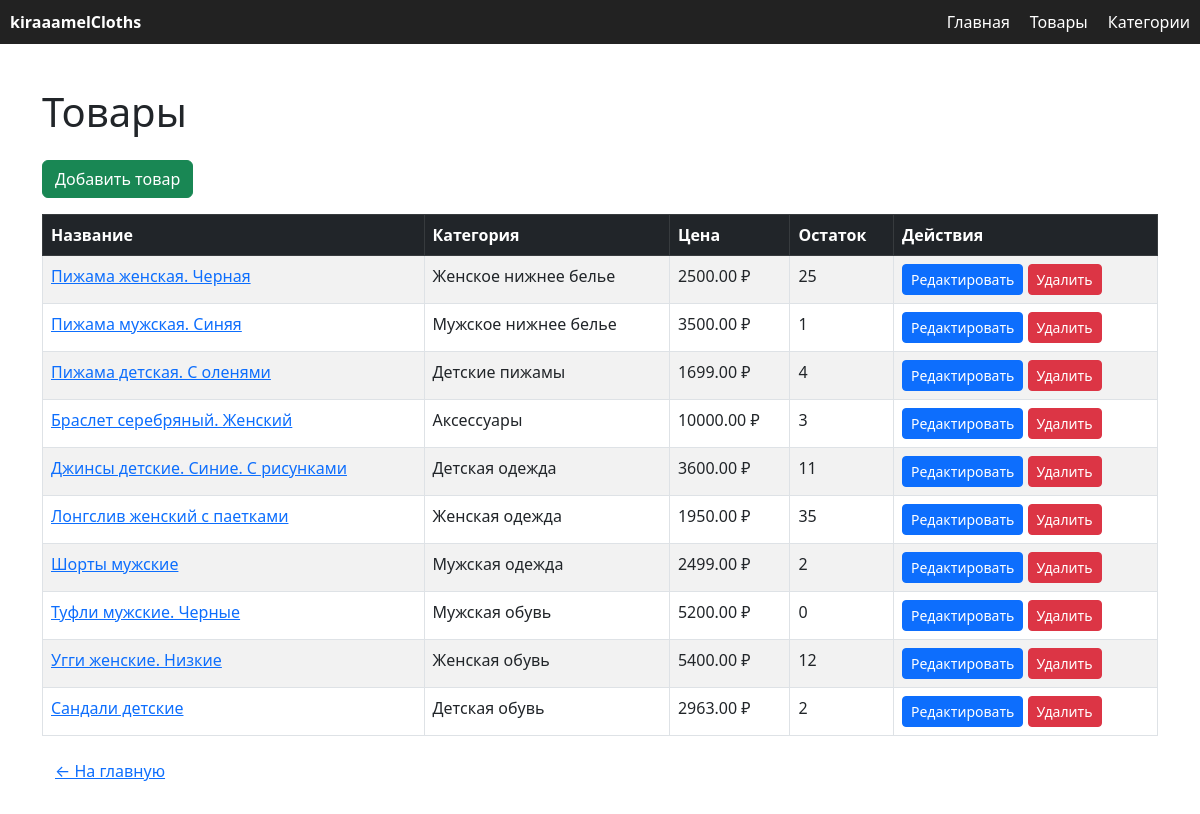
Before: /products/ with the older database file.
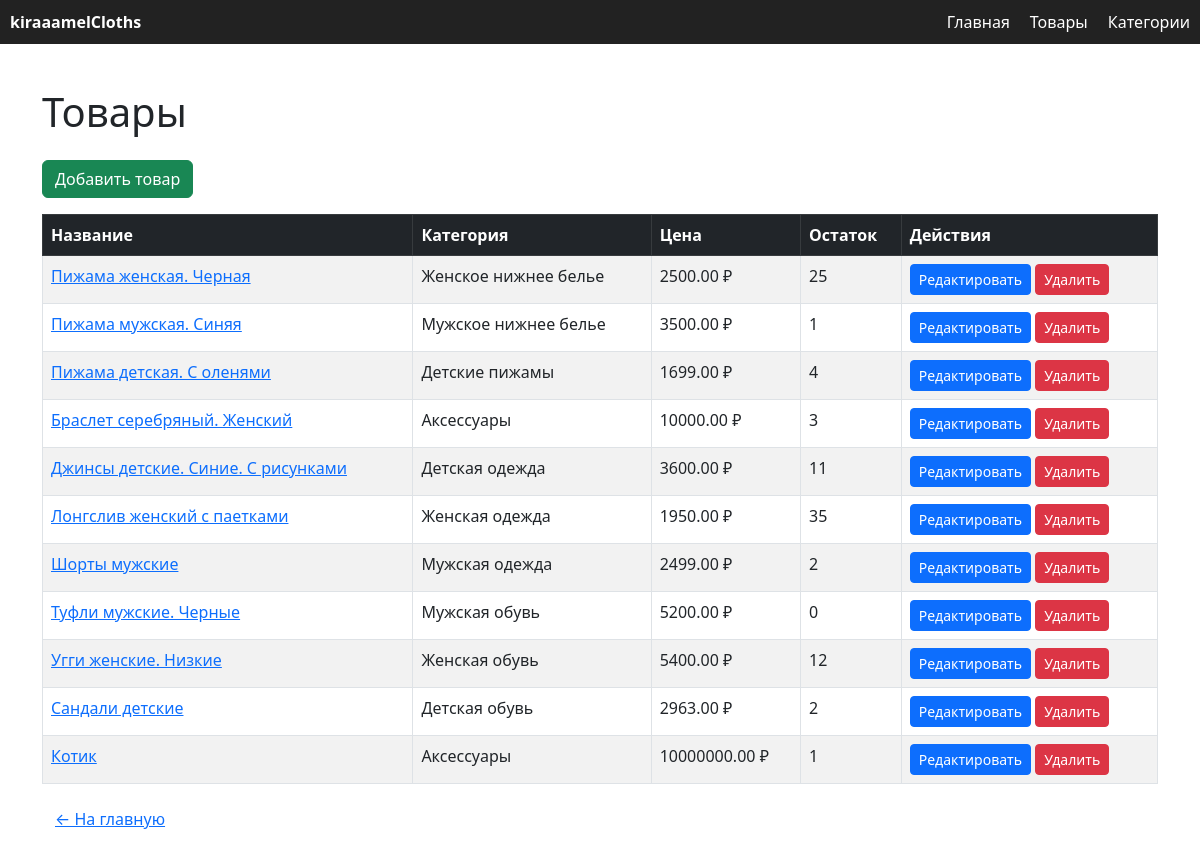
After: the same page with the newer database file.
### shop/models.py (models this page shows, shortened)
class Product(models.Model):
    GENDER_CHOICES = [
        ('male', 'Мужской'),
        ('female', 'Женский'),
        ('kids', 'Детский'),
    ]
    name = models.CharField(max_length=200, verbose_name="Название товара")
    description = models.TextField(blank=True, verbose_name="Описание товара")
    price = models.DecimalField(max_digits=10, decimal_places=2, verbose_name="Цена")
    category = models.ForeignKey(ProductCategory, on_delete=models.CASCADE, related_name="products", verbose_name="Категория")
    stock_quantity = models.PositiveIntegerField(verbose_name="Количество на складе")
    image = models.ImageField(upload_to='product_images/', blank=True, null=True, verbose_name="Изображение")
    gender = models.CharField(max_length=10, choices=GENDER_CHOICES, default='unisex', verbose_name="Пол")
    created_by = models.ForeignKey(User, on_delete=models.SET_NULL, null=True, verbose_name="Создатель")
    brand = models.CharField(max_length=100, verbose_name="Бренд", default='UnknownBrand')
    size = models.CharField(max_length=50, verbose_name="Размер", default='Unknown')
    class Meta:
        verbose_name = "Товар"
        verbose_name_plural = "Товары"

class ProductCategory(models.Model):
    name = models.CharField(max_length=100, verbose_name="Название категории")
    description = models.TextField(blank=True, verbose_name="Описание категории")
    created_at = models.DateTimeField(auto_now_add=True, verbose_name="Дата создания")
    class Meta:
        verbose_name = "Категория товара"
        verbose_name_plural = "Категории товаров"

### shop/views.py (the view)
# urls.py: path('products/', views.product_list, name='product_list'),              # список товаров
def product_list(request):
    products = Product.objects.all()
    return render(request, 'product_list.html', {'products': products})

### shop/templates/product_list.html (shortened to what this page needs)
{% load static %}
<!DOCTYPE html>
<html lang="ru">
<head>
    <link href="https://cdn.jsdelivr.net/npm/bootstrap@5.3.0/dist/css/bootstrap.min.css" rel="stylesheet">
</head>
<body>
<nav style="background-color: #222; padding: 10px; margin-bottom: 20px;">
    <div style="max-width: 1200px; margin: 0 auto; display: flex; justify-content: space-between; align-items: center; color: white;">
        <a href="{% url 'shop:home' %}" style="color: white; font-weight: bold; text-decoration: none;">kiraaamelCloths</a>
        <ul style="list-style: none; display: flex; gap: 20px; margin: 0; padding: 0;">
            <li><a href="{% url 'shop:home' %}" style="color: white; text-decoration: none;">Главная</a></li>
            <li><a href="{% url 'shop:product_list' %}" style="color: white; text-decoration: none;">Товары</a></li>
            <li><a href="{% url 'shop:category_list' %}" style="color: white; text-decoration: none;">Категории</a></li>
        </ul>
    </div>
</nav>
<div class="container py-4">
    <h1 class="mb-4">Товары</h1>
    <a href="{% url 'shop:product_add' %}" class="btn btn-success mb-3">Добавить товар</a>
    <table class="table table-bordered table-striped">
        <thead class="table-dark">
            <tr>
                <th>Название</th>
                <th>Категория</th>
                <th>Цена</th>
                <th>Остаток</th>
                <th>Действия</th>
            </tr>
        </thead>
        <tbody>
        {% for product in products %}
            <tr>
                <td><a href="{% url 'shop:product_detail' product.pk %}">{{ product.name }}</a></td>
                <td>{{ product.category.name }}</td>
                <td>{{ product.price }} ₽</td>
                <td>{{ product.stock_quantity }}</td>
                <td>
                    <a href="{% url 'shop:product_edit' product.pk %}" class="btn btn-sm btn-primary">Редактировать</a>
                    <form action="{% url 'shop:product_delete' product.pk %}" method="post" style="display:inline;">
                        <button type="submit" class="btn btn-sm btn-danger" onclick="return confirm('Удалить товар?');">Удалить</button>
                    </form>
                </td>
            </tr>
        {% empty %}
            <tr><td colspan="5">Товары не найдены.</td></tr>
        {% endfor %}
        </tbody>
    </table>
    <a href="{% url 'shop:home' %}" class="btn btn-link">← На главную</a>
</div>
</body>
</html>

Changed rows visible on the page:
added Product: name "Котик", category.name "Аксессуары", price "10000000.00", stock_quantity "1"
